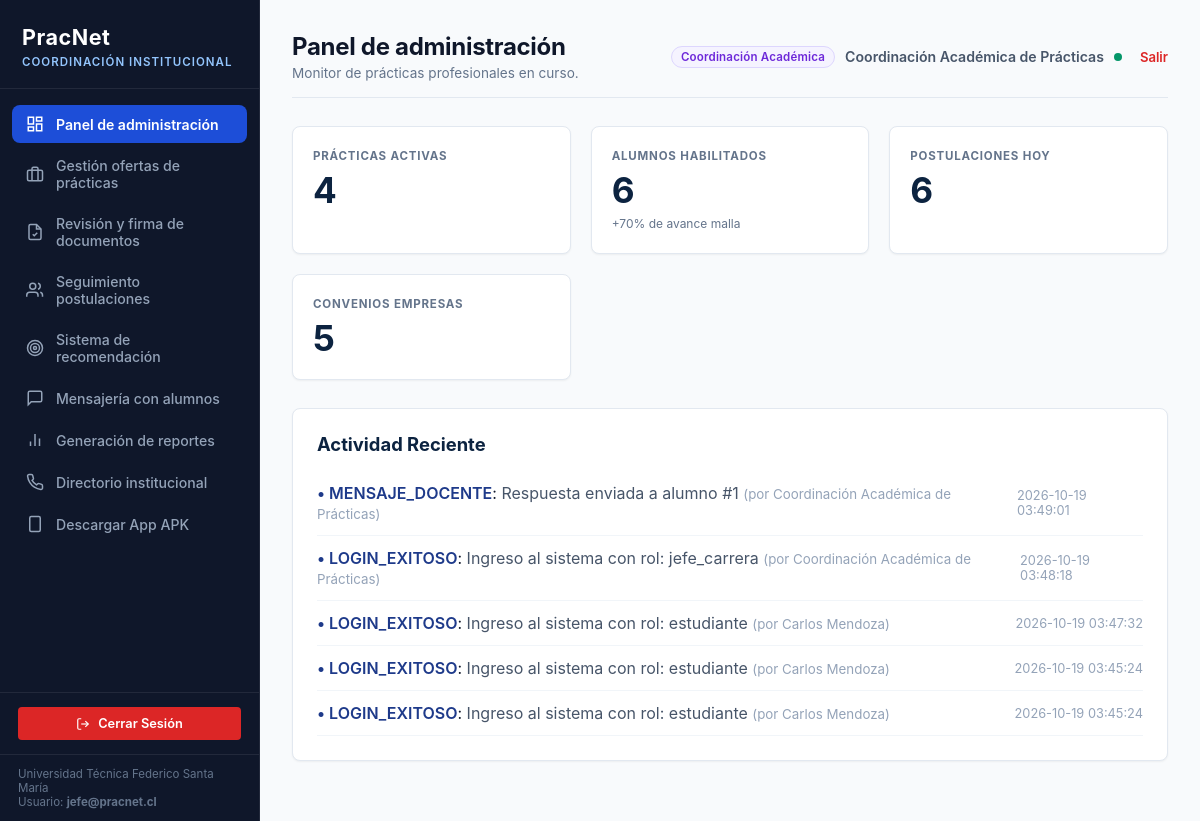
Before: /admin/dashboard (signed in) with the older database file.
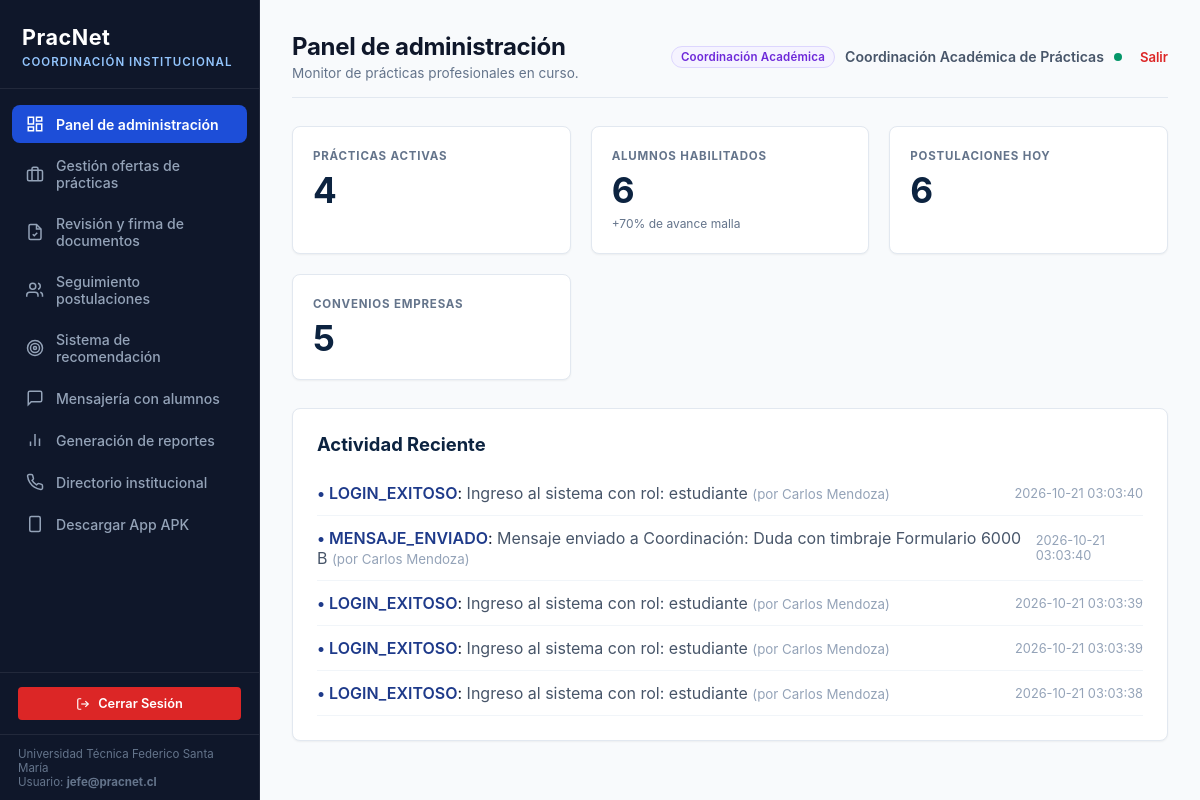
After: the same page with the newer database file.
### tables this page shows
CREATE TABLE usuario (
            id INTEGER PRIMARY KEY AUTOINCREMENT,
            email TEXT UNIQUE NOT NULL,
            password_hash TEXT NOT NULL,
            rol TEXT NOT NULL CHECK(rol IN ('estudiante', 'jefe_carrera', 'admin', 'empresa')),
            nombre TEXT NOT NULL,
            rut TEXT UNIQUE,
            creado_en TIMESTAMP DEFAULT CURRENT_TIMESTAMP,
            activo INTEGER DEFAULT 1
        );

CREATE TABLE bitacora_auditoria (
            id INTEGER PRIMARY KEY AUTOINCREMENT,
            usuario_id INTEGER REFERENCES usuario(id) ON DELETE SET NULL,
            accion TEXT NOT NULL,
            detalle TEXT,
            ip_address TEXT,
            fecha TIMESTAMP DEFAULT CURRENT_TIMESTAMP
        );

### app/routes_admin.py (the view)
@admin_bp.route('/dashboard')
def dashboard():
    with get_db() as conn:
        cursor = conn.cursor()
        cursor.execute("SELECT COUNT(*) as total FROM oferta_practica WHERE estado = 'Activa'")
        practicas_activas = cursor.fetchone()['total']
        cursor.execute("SELECT COUNT(*) as total FROM estudiante WHERE avance_malla >= 70")
        alumnos_habilitados = cursor.fetchone()['total']
        cursor.execute("SELECT COUNT(*) as total FROM postulacion")
        postulaciones_total = cursor.fetchone()['total']
        cursor.execute("SELECT COUNT(*) as total FROM empresa WHERE convenio_vigente = 1")
        convenios_empresas = cursor.fetchone()['total']
        cursor.execute("""
            SELECT b.*, u.nombre as usuario_nombre
            FROM bitacora_auditoria b
            LEFT JOIN usuario u ON b.usuario_id = u.id
            ORDER BY b.fecha DESC LIMIT 5
        """)
        actividades = cursor.fetchall()
    return render_template(
        'admin/dashboard.html',
        practicas_activas=practicas_activas or 145,
        alumnos_habilitados=alumnos_habilitados or 312,
        postulaciones_hoy=postulaciones_total or 24,
        convenios_empresas=convenios_empresas or 89,
        actividades=actividades
    )

### app/__init__.py (called while the page is built)
def create_app():
    app = Flask(__name__)
    app.config.from_object(Config)
    os.makedirs(app.config['UPLOAD_FOLDER'], exist_ok=True)
    init_db()
    from app.auth import auth_bp
    from app.routes_admin import admin_bp
    from app.routes_student import student_bp
    from app.routes_empresa import empresa_bp
    app.register_blueprint(auth_bp)
    app.register_blueprint(admin_bp)
    app.register_blueprint(student_bp)
    app.register_blueprint(empresa_bp)
    @app.route('/')
    def index():
        return redirect(url_for('auth.login'))
    @app.errorhandler(404)
    def page_not_found(e):
        return render_template('404.html'), 404
    @app.errorhandler(500)
    def internal_server_error(e):
        return render_template('500.html'), 500
    @app.after_request
    def apply_security_headers(response):
        return add_security_headers(response)
    return app

### app/database.py (called while the page is built)
def get_db_connection():
    conn = sqlite3.connect(Config.DATABASE_PATH)
    conn.row_factory = sqlite3.Row
    conn.execute("PRAGMA foreign_keys = ON;")
    return conn

### app/routes_admin.py (called while the page is built)
@admin_bp.before_request
@role_required(['admin', 'jefe_carrera'])
def restrict_admin():
    pass

### app/templates/admin/dashboard.html (shortened to what this page needs)
{% extends 'base.html' %}
{% block admin_title %}
<h1>Panel de administración</h1>
<p>Monitor de prácticas profesionales en curso.</p>
{% endblock %}
{% block content %}
<div class="kpi-grid">
  <div class="kpi-card">
    <div class="kpi-label">PRÁCTICAS ACTIVAS</div>
    <div class="kpi-value">{{ practicas_activas }}</div>
  </div>
  <div class="kpi-card">
    <div class="kpi-label">ALUMNOS HABILITADOS</div>
    <div class="kpi-value">{{ alumnos_habilitados }}</div>
    <div class="kpi-subtext">+70% de avance malla</div>
  </div>
  <div class="kpi-card">
    <div class="kpi-label">POSTULACIONES HOY</div>
    <div class="kpi-value">{{ postulaciones_hoy }}</div>
  </div>
  <div class="kpi-card">
    <div class="kpi-label">CONVENIOS EMPRESAS</div>
    <div class="kpi-value">{{ convenios_empresas }}</div>
  </div>
</div>
<div class="table-card" style="padding: 24px;">
  <h3 style="color: var(--primary-navy); margin-bottom: 16px; font-size: 1.15rem;">Actividad Reciente</h3>
  <ul style="list-style: none;">
    {% if actividades %}
      {% for act in actividades %}
        <li style="padding: 12px 0; border-bottom: 1px solid #f1f5f9; display: flex; align-items: center; justify-content: space-between;">
          <div>
            <span style="font-weight: 600; color: #1e3a8a;">• {{ act.accion }}</span>:
            <span style="color: #475569;">{{ act.detalle }}</span>
            {% if act.usuario_nombre %}
              <small style="color: #94a3b8;">(por {{ act.usuario_nombre }})</small>
            {% endif %}
          </div>
          <span style="font-size: 0.8rem; color: #94a3b8;">{{ act.fecha }}</span>
        </li>
      {% endfor %}
    {% endif %}
  </ul>
</div>
{% endblock %}

### app/templates/base.html (shortened to what the changed rows need)
<!DOCTYPE html>
<html lang="es">
<head>
  <link rel="stylesheet" href="{{ url_for('static', filename='css/pracnet.css') }}">
</head>
<body>
  {% if session.get('user_id') and session.get('rol') in ['admin', 'jefe_carrera'] %}
  <div class="app-container">
    <aside class="sidebar">
      <div class="sidebar-brand">
        <h2>PracNet</h2>
        <span style="color: #93c5fd;">COORDINACIÓN INSTITUCIONAL</span>
      </div>
      <ul class="sidebar-menu">
        <li class="{% if request.endpoint == 'admin.dashboard' %}active{% endif %}">
          <a href="{{ url_for('admin.dashboard') }}">
            <svg width="18" height="18" viewBox="0 0 24 24" fill="none" stroke="currentColor" stroke-width="2"><rect x="3" y="3" width="7" height="9"/><rect x="14" y="3" width="7" height="5"/><rect x="14" y="12" width="7" height="9"/><rect x="3" y="16" width="7" height="5"/></svg>
            <span>Panel de administración</span>
          </a>
        </li>
        <li class="{% if request.endpoint == 'admin.ofertas' %}active{% endif %}">
          <a href="{{ url_for('admin.ofertas') }}">
            <svg width="18" height="18" viewBox="0 0 24 24" fill="none" stroke="currentColor" stroke-width="2"><rect x="2" y="7" width="20" height="14" rx="2" ry="2"/><path d="M16 21V5a2 2 0 0 0-2-2h-4a2 2 0 0 0-2 2v16"/></svg>
            <span>Gestión ofertas de prácticas</span>
          </a>
        </li>
        <li class="{% if request.endpoint == 'admin.documentos' %}active{% endif %}">
          <a href="{{ url_for('admin.documentos') }}">
            <svg width="18" height="18" viewBox="0 0 24 24" fill="none" stroke="currentColor" stroke-width="2"><path d="M14 2H6a2 2 0 0 0-2 2v16a2 2 0 0 0 2 2h12a2 2 0 0 0 2-2V8z"/><polyline points="14 2 14 8 20 8"/><path d="m9 15 2 2 4-4"/></svg>
            <span>Revisión y firma de documentos</span>
          </a>
        </li>
        <li class="{% if request.endpoint == 'admin.postulaciones' %}active{% endif %}">
          <a href="{{ url_for('admin.postulaciones') }}">
            <svg width="18" height="18" viewBox="0 0 24 24" fill="none" stroke="currentColor" stroke-width="2"><path d="M16 21v-2a4 4 0 0 0-4-4H5a4 4 0 0 0-4 4v2"/><circle cx="9" cy="7" r="4"/><path d="M22 21v-2a4 4 0 0 0-3-3.87"/><path d="M16 3.13a4 4 0 0 1 0 7.75"/></svg>
            <span>Seguimiento postulaciones</span>
          </a>
        </li>
        <li class="{% if request.endpoint == 'admin.recomendacion' %}active{% endif %}">
          <a href="{{ url_for('admin.recomendacion') }}">
            <svg width="18" height="18" viewBox="0 0 24 24" fill="none" stroke="currentColor" stroke-width="2"><circle cx="12" cy="12" r="10"/><circle cx="12" cy="12" r="6"/><circle cx="12" cy="12" r="2"/></svg>
            <span>Sistema de recomendación</span>
          </a>
        </li>
        <li class="{% if request.endpoint == 'admin.mensajes' %}active{% endif %}">
          <a href="{{ url_for('admin.mensajes') }}">
            <svg width="18" height="18" viewBox="0 0 24 24" fill="none" stroke="currentColor" stroke-width="2"><path d="M21 15a2 2 0 0 1-2 2H7l-4 4V5a2 2 0 0 1 2-2h14a2 2 0 0 1 2 2z"/></svg>
            <span>Mensajería con alumnos</span>
          </a>
        </li>
        <li class="{% if request.endpoint == 'admin.reportes' %}active{% endif %}">
          <a href="{{ url_for('admin.reportes') }}">
            <svg width="18" height="18" viewBox="0 0 24 24" fill="none" stroke="currentColor" stroke-width="2"><line x1="18" y1="20" x2="18" y2="10"/><line x1="12" y1="20" x2="12" y2="4"/><line x1="6" y1="20" x2="6" y2="14"/></svg>
            <span>Generación de reportes</span>
          </a>
        </li>
        <li>
          <a href="{{ url_for('auth.contacto') }}">
            <span>Directorio institucional</span>
          </a>
        </li>
        <li>
          <a href="{{ url_for('auth.descargar_app') }}">
            <svg width="18" height="18" viewBox="0 0 24 24" fill="none" stroke="currentColor" stroke-width="2"><rect x="5" y="2" width="14" height="20" rx="2" ry="2"/><line x1="12" y1="18" x2="12.01" y2="18"/></svg>
            <span>Descargar App APK</span>
          </a>
        </li>
      </ul>
      <div style="padding: 14px 18px; border-top: 1px solid rgba(255,255,255,0.08);">
        <a href="{{ url_for('auth.logout') }}" class="btn btn-danger btn-block" style="font-size: 0.8rem; padding: 8px;">
          <svg width="14" height="14" viewBox="0 0 24 24" fill="none" stroke="currentColor" stroke-width="2"><path d="M9 21H5a2 2 0 0 1-2-2V5a2 2 0 0 1 2-2h4"/><polyline points="16 17 21 12 16 7"/><line x1="21" y1="12" x2="9" y2="12"/></svg>
          Cerrar Sesión
        </a>
      </div>
      <div style="padding: 12px 18px; font-size: 0.72rem; color: #64748b; border-top: 1px solid rgba(255,255,255,0.08);">
        Universidad Técnica Federico Santa María<br>
        Usuario: <strong>{{ session.get('email') }}</strong>
      </div>
    </aside>
    <main class="main-content">
      <div class="content-header">
        <div>
          {% block admin_title %}{% endblock %}
        </div>
        <div class="user-badge">
          <span class="badge badge-purple">Coordinación Académica</span>
          <span style="font-weight: 600;">{{ session.get('nombre') }}</span>
          <span class="status-dot" title="Sesión activa"></span>
          <a href="{{ url_for('auth.logout') }}" style="color: var(--danger-red); text-decoration: none; font-size: 0.82rem; font-weight: 600; margin-left: 8px;">Salir</a>
        </div>
      </div>
      {% block content %}{% endblock %}
    </main>
  </div>
  {% endif %}
</body>
</html>

Changed rows visible on the page:
no longer on this page (row unchanged): usuario: get "jefe@pracnet.cl", get "Coordinación Académica de Prácticas"
no longer on this page (row unchanged): bitacora_auditoria: accion "MENSAJE_DOCENTE", detalle "Respuesta enviada a alumno #1", usuario_nombre "Coordinación Académica de Prácticas", fecha "2026-10-19 03:49:01"
no longer on this page (row unchanged): bitacora_auditoria: accion "LOGIN_EXITOSO", detalle "Ingreso al sistema con rol: jefe_carrera", usuario_nombre "Coordinación Académica de Prácticas", fecha "2026-10-19 03:48:18"
no longer on this page (row unchanged): bitacora_auditoria: accion "LOGIN_EXITOSO", detalle "Ingreso al sistema con rol: estudiante", usuario_nombre "Carlos Mendoza", fecha "2026-10-19 03:47:32"
no longer on this page (row unchanged): bitacora_auditoria: accion "LOGIN_EXITOSO", detalle "Ingreso al sistema con rol: estudiante", usuario_nombre "Carlos Mendoza", fecha "2026-10-19 03:45:24"
no longer on this page (row unchanged): bitacora_auditoria: accion "LOGIN_EXITOSO", detalle "Ingreso al sistema con rol: estudiante", usuario_nombre "Carlos Mendoza", fecha "2026-10-19 03:45:24"
added bitacora_auditoria: accion "LOGIN_EXITOSO", detalle "Ingreso al sistema con rol: estudiante", usuario_nombre "Carlos Mendoza", fecha "2026-10-21 03:03:40"
added bitacora_auditoria: accion "MENSAJE_ENVIADO", detalle "Mensaje enviado a Coordinación: Duda con timbraje Formulario 6000 B", usuario_nombre "Carlos Mendoza", fecha "2026-10-21 03:03:40"
added bitacora_auditoria: accion "LOGIN_EXITOSO", detalle "Ingreso al sistema con rol: estudiante", usuario_nombre "Carlos Mendoza", fecha "2026-10-21 03:03:39"
added bitacora_auditoria: accion "LOGIN_EXITOSO", detalle "Ingreso al sistema con rol: estudiante", usuario_nombre "Carlos Mendoza", fecha "2026-10-21 03:03:39"
added bitacora_auditoria: accion "LOGIN_EXITOSO", detalle "Ingreso al sistema con rol: estudiante", usuario_nombre "Carlos Mendoza", fecha "2026-10-21 03:03:38"
Other visible differences:
{{ session.get('email') }}: (not shown) → "jefe@pracnet.cl"
{{ session.get('nombre') }}: (not shown) → "Coordinación Académica de Prácticas"
